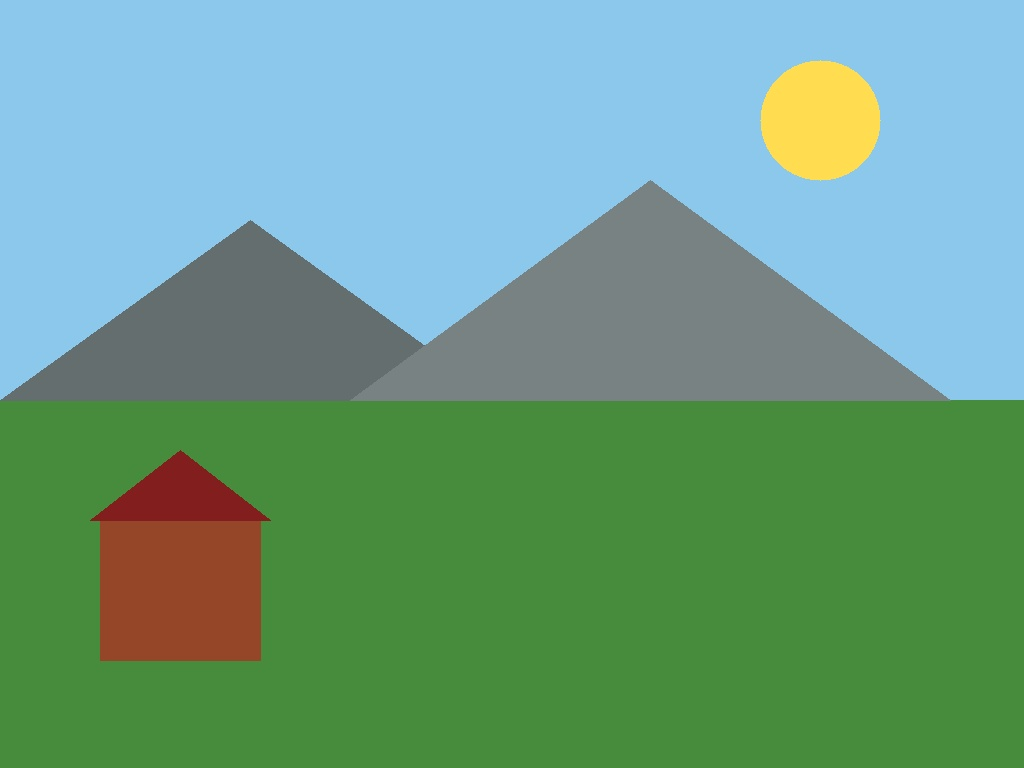
#> input picture day03/images/06_landscape.jpg, 1024 x 768 px
$ python step3.py
#> lines starting #> are read from the running program, lines starting #| are printed output that depends on the picture
import cv2
import numpy as np

tiny = np.array([
    [1,2,3],
    [4,5,6],
],dtype=np.uint8)

print("flip 1 :", cv2.flip(tiny, 1).tolist())
print("flip 0 :", cv2.flip(tiny, 0).tolist())
print("flip -1:", cv2.flip(tiny, -1).tolist())

print("slice [:, ::-1]   equals flip 1 :", np.array_equal(cv2.flip(tiny, 1), tiny[:, ::-1]))
print("slice [::-1]      equals flip 0 :", np.array_equal(cv2.flip(tiny, 0), tiny[::-1]))
print("slice [::-1, ::-1] equals flip -1:", np.array_equal(cv2.flip(tiny, -1), tiny[::-1, ::-1]))


img = cv2.imread("images/06_landscape.jpg")
#> img is the input picture: shape (768, 1024, 3); mean B, G, R 133.4, 158, 107.6
left_right = cv2.flip(img, 1)
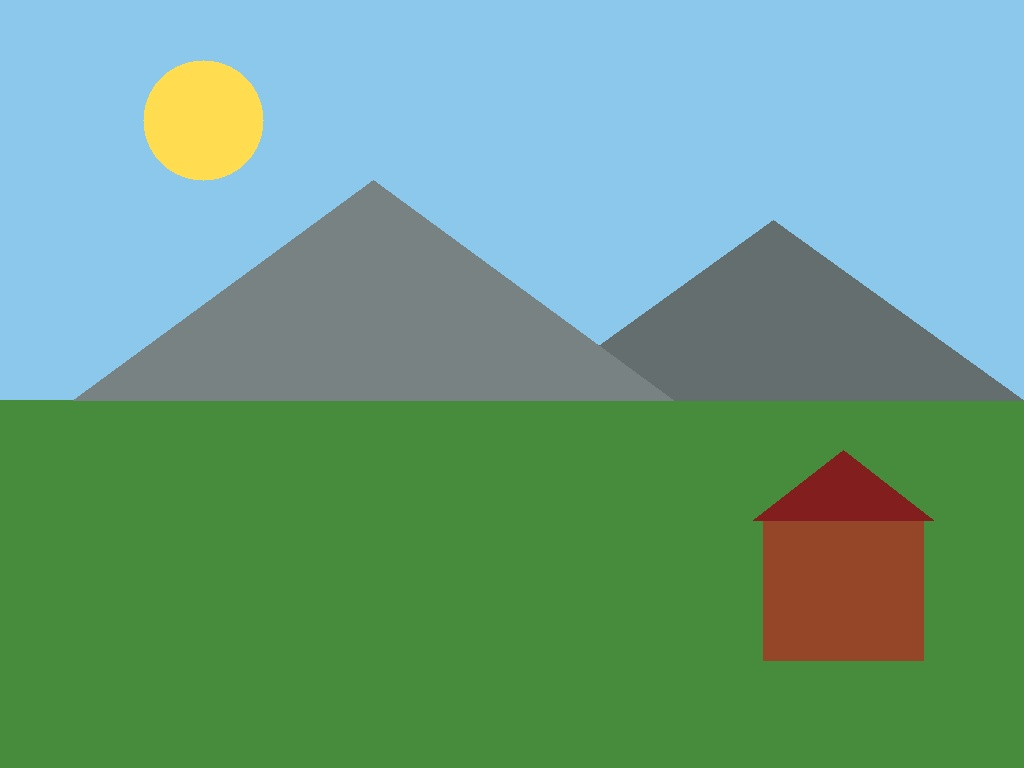
#> left_right: shape (768, 1024, 3); mean B, G, R 133.4, 158, 107.6
up_down = cv2.flip(img, 0)
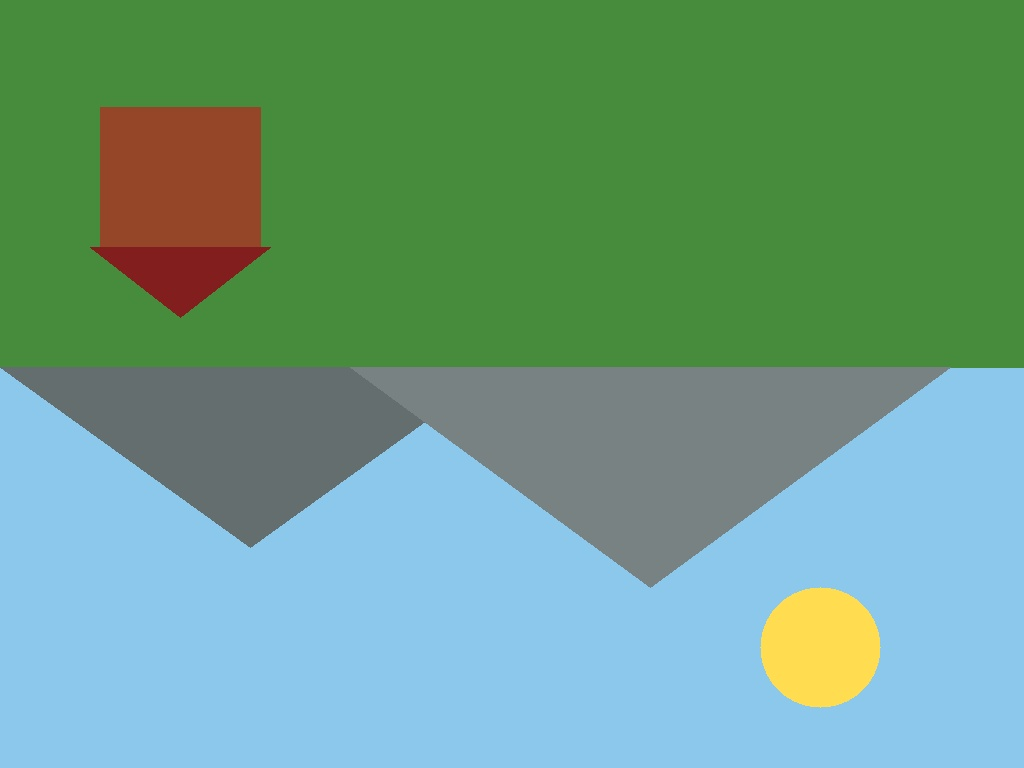
#> up_down: shape (768, 1024, 3); mean B, G, R 133.4, 158, 107.6
both = cv2.flip(img, -1)
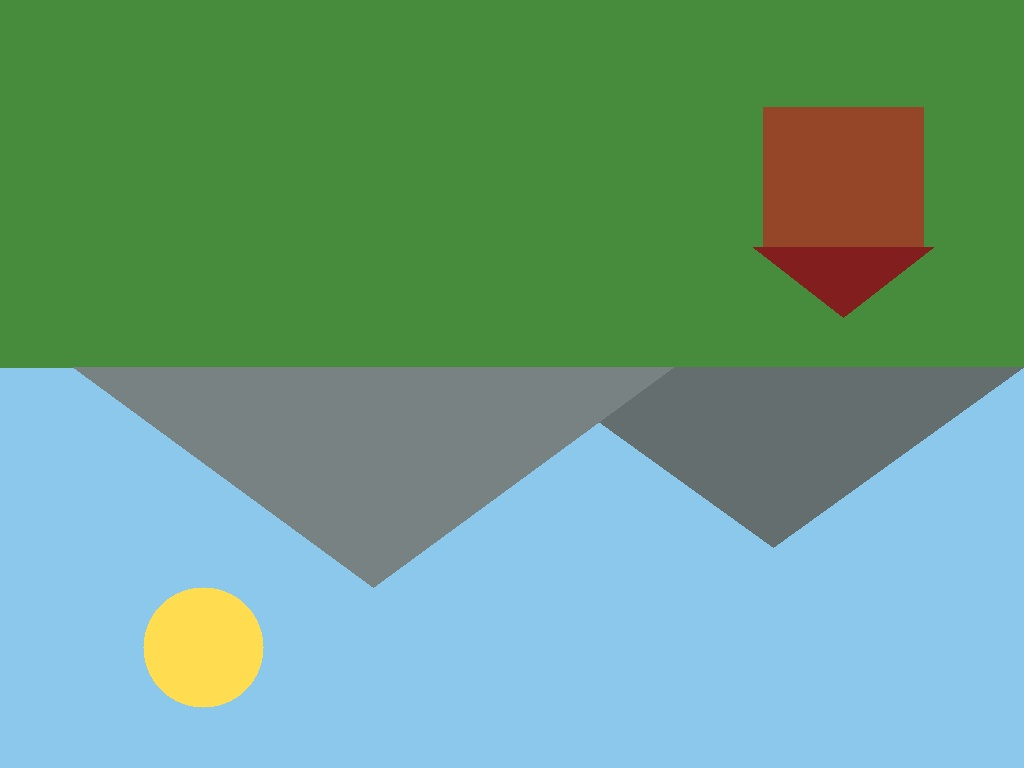
#> both: shape (768, 1024, 3); mean B, G, R 133.4, 158, 107.6

print("shape unchanged:", img.shape, left_right.shape)
#| shape unchanged: (768, 1024, 3) (768, 1024, 3)
cv2.imshow("original", img)
cv2.imshow("left-right", left_right)
cv2.imshow("up-down", up_down)
cv2.imshow("both", both)
cv2.waitKey(0)
cv2.destroyAllWindows()
